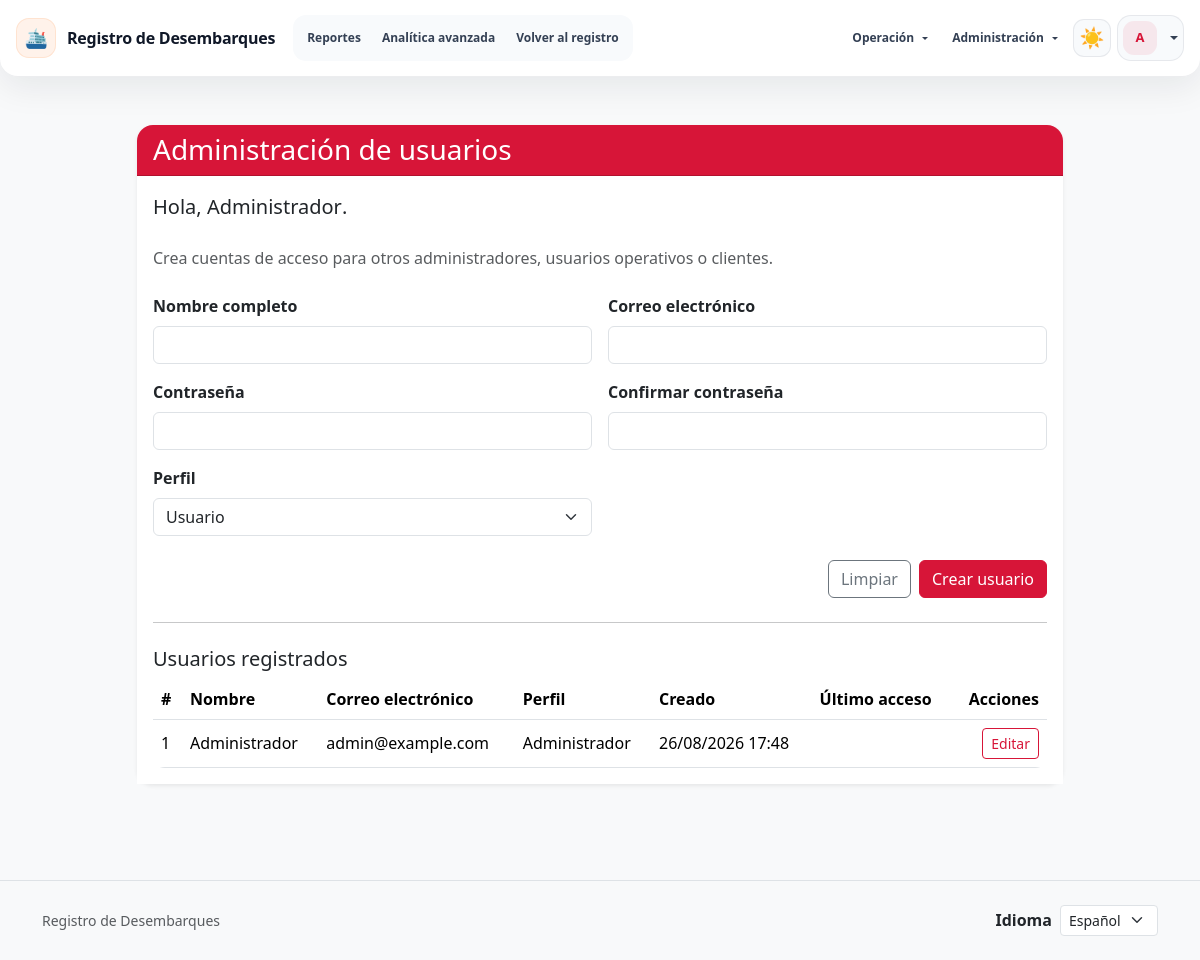
The app's page /public/users.php (signed in) with its own data.
### tables this page shows
CREATE TABLE IF NOT EXISTS users (
    id INT UNSIGNED AUTO_INCREMENT PRIMARY KEY,
    name VARCHAR(100) NOT NULL,
    email VARCHAR(150) NOT NULL UNIQUE,
    password_hash VARCHAR(255) NOT NULL,
    role ENUM('admin', 'usuario', 'cliente') NOT NULL DEFAULT 'usuario',
    last_login_at DATETIME NULL,
    created_at TIMESTAMP DEFAULT CURRENT_TIMESTAMP
);

### config/i18n.php (called while the page is built, shortened)
<?php
function normalizeLanguage(?string $language): string
{
    $language = strtolower((string) $language);
    return in_array($language, APP_SUPPORTED_LANGUAGES, true) ? $language : 'es';
}
function getAppLanguage(): string
{
    return normalizeLanguage($_SESSION['language'] ?? 'es');
}
function appTranslations(): array
{
    static $translations = null;
    return $translations;
}
function translate(string $key, array $replacements = [], ?string $language = null): string
{
    $language = $language !== null ? normalizeLanguage($language) : getAppLanguage();
    $translations = appTranslations();
    $value = $translations[$language][$key] ?? $translations['es'][$key] ?? $key;
    if ($replacements !== []) {
        $replacePairs = [];
        foreach ($replacements as $placeholder => $replacement) {
            $replacePairs['{{' . $placeholder . '}}'] = (string) $replacement;
        }
        $value = strtr($value, $replacePairs);
    }
    return $value;
}
function translateRoleLabel(string $role, ?string $language = null): string
{
    $translation = translate('roles.' . $role, [], $language);
    return $translation === 'roles.' . $role ? ucfirst($role) : $translation;
}
function getClientTranslations(array $keys, ?string $language = null): array
{
    $language = $language !== null ? normalizeLanguage($language) : getAppLanguage();
    $translations = appTranslations();
    $result = [];
    foreach ($keys as $key) {
        $result[$key] = $translations[$language][$key] ?? $translations['es'][$key] ?? $key;
    }
    return $result;
}

### config/theme.php (called while the page is built, shortened)
<?php
function getUserThemePreference(?array $user): array
{
    $userId = isset($user['id']) ? (int) $user['id'] : 0;
    $cookieKey = $userId > 0 ? 'theme_preference_' . $userId : null;
    $theme = 'light';
    return [
        'theme' => $theme,
        'cookie_key' => $cookieKey,
    ];
}

### public/users.php (the view, shortened to what this page needs)
<?php
require_once __DIR__ . '/../config/i18n.php';
require_once __DIR__ . '/../config/theme.php';
$currentLanguage = getAppLanguage();
require_once __DIR__ . '/../config/database.php';
$themePreference = getUserThemePreference($_SESSION['user']);
$currentTheme = $themePreference['theme'];
$userName = (string) ($_SESSION['user']['name'] ?? 'Administrador');
$userNameEscaped = htmlspecialchars($userName, ENT_QUOTES, 'UTF-8');
$greetingMessage = translate('users.greeting', ['name' => '<strong>' . $userNameEscaped . '</strong>'], $currentLanguage);
$users = [];
$loadError = '';
try {
    $connection = getDatabaseConnection();
} catch (RuntimeException $exception) {
    $loadError = $exception->getMessage();
    $connection = null;
}
if ($loadError === '' && $connection instanceof mysqli) {
    try {
        $query = 'SELECT id, name, email, role, created_at, last_login_at FROM users ORDER BY created_at DESC';
        $result = $connection->query($query);
        if ($result instanceof mysqli_result) {
            while ($row = $result->fetch_assoc()) {
                $role = (string) ($row['role'] ?? 'usuario');
                $createdAtDisplay = '';
                $lastLoginDisplay = '';
                if (! empty($row['created_at'])) {
                    try {
                        $createdAt = new DateTimeImmutable((string) $row['created_at']);
                        $createdAtDisplay = $createdAt->format('d/m/Y H:i');
                    } catch (Exception $exception) {
                        $createdAtDisplay = (string) $row['created_at'];
                    }
                }
                $users[] = [
                    'id' => (int) $row['id'],
                    'name' => (string) $row['name'],
                    'email' => (string) $row['email'],
                    'role' => $role,
                    'role_label' => translateRoleLabel($role, $currentLanguage),
                    'created_at_display' => $createdAtDisplay,
                    'last_login_at' => (string) ($row['last_login_at'] ?? ''),
                    'last_login_at_utc' => (string) ($row['last_login_at'] ?? ''),
                    'last_login_at_display' => $lastLoginDisplay,
                ];
            }
        }
    } catch (Throwable $exception) {
        $loadError = translate('users.load.error', ['error' => $exception->getMessage()], $currentLanguage);
    }
}
?><!DOCTYPE html>
<html lang="<?= htmlspecialchars($currentLanguage, ENT_QUOTES, 'UTF-8') ?>">
    <head>
        <?php require __DIR__ . '/partials/styles.php'; ?>
    </head>
    <body class="<?= $currentTheme === 'dark' ? 'theme-dark' : '' ?>">
        <?php require __DIR__ . '/partials/nav.php'; ?>
        <div class="container py-5">
            <div class="row justify-content-center">
                <div class="col-lg-10">
                    <div class="card shadow-sm form-card">
                        <div class="card-header bg-primary text-white">
                            <h1 class="h3 mb-0"><?= htmlspecialchars(translate('users.header', [], $currentLanguage), ENT_QUOTES, 'UTF-8') ?></h1>
                        </div>
                        <div class="card-body">
                            <div class="d-flex flex-column flex-lg-row justify-content-between align-items-lg-center mb-4">
                                <p class="lead mb-2 mb-lg-0"><?= $greetingMessage ?></p>
                            </div>
                            <p class="text-muted mb-4">
                                <?= htmlspecialchars(translate('users.intro', [], $currentLanguage), ENT_QUOTES, 'UTF-8') ?>
                            </p>
                            <form id="user-form" autocomplete="off">
                                <div class="row g-3">
                                    <div class="col-md-6">
                                        <label for="name" class="form-label"><?= htmlspecialchars(translate('users.form.name', [], $currentLanguage), ENT_QUOTES, 'UTF-8') ?></label>
                                        <input type="text" class="form-control" id="name" name="name" maxlength="100" required>
                                    </div>
                                    <div class="col-md-6">
                                        <label for="email" class="form-label"><?= htmlspecialchars(translate('users.form.email', [], $currentLanguage), ENT_QUOTES, 'UTF-8') ?></label>
                                        <input type="email" class="form-control" id="email" name="email" maxlength="150" required>
                                    </div>
                                    <div class="col-md-6">
                                        <label for="password" class="form-label"><?= htmlspecialchars(translate('users.form.password', [], $currentLanguage), ENT_QUOTES, 'UTF-8') ?></label>
                                        <input type="password" class="form-control" id="password" name="password" minlength="8" required>
                                    </div>
                                    <div class="col-md-6">
                                        <label for="password_confirmation" class="form-label"><?= htmlspecialchars(translate('users.form.password_confirmation', [], $currentLanguage), ENT_QUOTES, 'UTF-8') ?></label>
                                        <input type="password" class="form-control" id="password_confirmation" name="password_confirmation" minlength="8" required>
                                    </div>
                                    <div class="col-md-6">
                                        <label for="role" class="form-label"><?= htmlspecialchars(translate('users.form.role', [], $currentLanguage), ENT_QUOTES, 'UTF-8') ?></label>
                                        <select class="form-select" id="role" name="role" required>
                                            <option value="usuario" selected><?= htmlspecialchars(translateRoleLabel('usuario', $currentLanguage), ENT_QUOTES, 'UTF-8') ?></option>
                                        </select>
                                    </div>
                                </div>
                                <div class="d-flex justify-content-end mt-4">
                                    <button type="reset" class="btn btn-outline-secondary me-2"><?= htmlspecialchars(translate('users.form.reset', [], $currentLanguage), ENT_QUOTES, 'UTF-8') ?></button>
                                    <button type="submit" class="btn btn-primary"><?= htmlspecialchars(translate('users.form.submit', [], $currentLanguage), ENT_QUOTES, 'UTF-8') ?></button>
                                </div>
                            </form>
                            <hr class="my-4">
                            <h2 class="h5"><?= htmlspecialchars(translate('users.table.title', [], $currentLanguage), ENT_QUOTES, 'UTF-8') ?></h2>
                            <?php if ($loadError !== ''): ?>
                                <div class="alert alert-danger mb-0" role="alert">
                                    <?= htmlspecialchars($loadError, ENT_QUOTES, 'UTF-8') ?>
                                </div>
                            <?php elseif ($users === []): ?>
                                <p class="text-muted mb-0"><?= htmlspecialchars(translate('users.table.empty', [], $currentLanguage), ENT_QUOTES, 'UTF-8') ?></p>
                            <?php else: ?>
                                <div class="table-responsive">
                                    <table class="table table-hover align-middle mb-0">
                                        <thead>
                                            <tr>
                                                <th scope="col"><?= htmlspecialchars(translate('users.table.headers.id', [], $currentLanguage), ENT_QUOTES, 'UTF-8') ?></th>
                                                <th scope="col"><?= htmlspecialchars(translate('users.table.headers.name', [], $currentLanguage), ENT_QUOTES, 'UTF-8') ?></th>
                                                <th scope="col"><?= htmlspecialchars(translate('users.table.headers.email', [], $currentLanguage), ENT_QUOTES, 'UTF-8') ?></th>
                                                <th scope="col"><?= htmlspecialchars(translate('users.table.headers.role', [], $currentLanguage), ENT_QUOTES, 'UTF-8') ?></th>
                                                <th scope="col"><?= htmlspecialchars(translate('users.table.headers.created', [], $currentLanguage), ENT_QUOTES, 'UTF-8') ?></th>
                                                <th scope="col"><?= htmlspecialchars(translate('users.table.headers.last_login', [], $currentLanguage), ENT_QUOTES, 'UTF-8') ?></th>
                                                <th scope="col" class="text-end"><?= htmlspecialchars(translate('users.table.headers.actions', [], $currentLanguage), ENT_QUOTES, 'UTF-8') ?></th>
                                            </tr>
                                        </thead>
                                        <tbody id="users-table-body">
                                            <?php foreach ($users as $userRow): ?>
                                                <?php
                                                    $userIdValue = (string) $userRow['id'];
                                                    $userIdEscaped = htmlspecialchars($userIdValue, ENT_QUOTES, 'UTF-8');
                                                    $userNameEscaped = htmlspecialchars($userRow['name'], ENT_QUOTES, 'UTF-8');
                                                    $userEmailEscaped = htmlspecialchars($userRow['email'], ENT_QUOTES, 'UTF-8');
                                                    $userRoleValue = (string) $userRow['role'];
                                                    $userRoleEscaped = htmlspecialchars($userRoleValue, ENT_QUOTES, 'UTF-8');
                                                    $roleLabelEscaped = htmlspecialchars($userRow['role_label'], ENT_QUOTES, 'UTF-8');
                                                    $createdAtEscaped = htmlspecialchars($userRow['created_at_display'], ENT_QUOTES, 'UTF-8');
                                                    $lastLoginEscaped = htmlspecialchars($userRow['last_login_at_display'], ENT_QUOTES, 'UTF-8');
                                                    $editLabel = htmlspecialchars(translate('users.table.actions.edit', [], $currentLanguage), ENT_QUOTES, 'UTF-8');
                                                ?>
                                                <tr data-user-id="<?= $userIdEscaped ?>">
                                                    <td><?= $userIdEscaped ?></td>
                                                    <td><?= $userNameEscaped ?></td>
                                                    <td><?= $userEmailEscaped ?></td>
                                                    <td><?= $roleLabelEscaped ?></td>
                                                    <td><?= $createdAtEscaped ?></td>
                                                    <td><?= $lastLoginEscaped ?></td>
                                                    <td class="text-end">
                                                        <button
                                                            type="button"
                                                            class="btn btn-sm btn-outline-primary js-edit-user"
                                                            data-user-id="<?= $userIdEscaped ?>"
                                                            data-user-name="<?= $userNameEscaped ?>"
                                                            data-user-email="<?= $userEmailEscaped ?>"
                                                            data-user-role="<?= $userRoleEscaped ?>"
                                                        ><?= $editLabel ?></button>
                                                        </td>
                                                </tr>
                                            <?php endforeach; ?>
                                        </tbody>
                                    </table>
                                </div>
                            <?php endif; ?>
                        </div>
                    </div>
                </div>
            </div>
        </div>
        <?php require __DIR__ . '/partials/footer.php'; ?>
    </body>
</html>

### records on screen
users: id "1", name "Administrador", email "admin@example.com", createdAtEscaped "26/08/2026 17:48", editLabel "Editar"

### other values on screen
translate('app.name', [], $currentLanguageValue) "Registro de Desembarques"
$link['label'] "Reportes"
$link['label'] "Analítica avanzada"
$link['label'] "Volver al registro"
$operationsLabel "Operación"
$adminLabel "Administración"
$profileInitialEscaped "A"
translate('users.header', [], $currentLanguage) "Administración de usuarios"
$greetingMessage "Hola, Administrador ."
translate('users.intro', [], $currentLanguage) "Crea cuentas de acceso para otros administradores, usuarios operativos o clientes."
translate('users.form.name', [], $currentLanguage) "Nombre completo"
translate('users.form.email', [], $currentLanguage) "Correo electrónico"
translate('users.form.password', [], $currentLanguage) "Contraseña"
translate('users.form.password_confirmation', [], $currentLanguage) "Confirmar contraseña"
translate('users.form.role', [], $currentLanguage) "Perfil"
